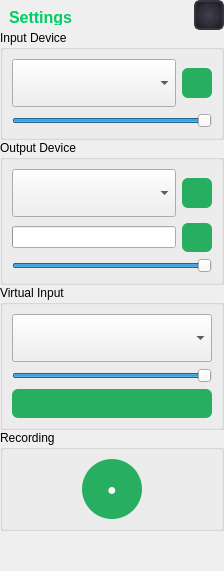
       <widget class="QWidget" name="settingsSidebarWidget" native="true">
        <property name="minimumSize">
         <size>
          <width>50</width>
          <height>0</height>
         </size>
        </property>
        <property name="maximumSize">
         <size>
          <width>300</width>
          <height>16777215</height>
         </size>
        </property>
        <property name="styleSheet">
         <string notr="true">QWidget#settingsSidebarWidget {
    background: qradialgradient(cx:0.5, cy:0.5, radius:0.8, fx:0.5, fy:0.5, stop:0 #2a2a35, stop:0.5 #1c1b25, stop:1 #050505);
    border: 2px solid #363540;
    border-radius: 8px;
    padding: 10px;
}</string>
        </property>
        <layout class="QVBoxLayout" name="effectsSidebarLayout">
         <property name="spacing">
          <number>0</number>
         </property>
         <property name="leftMargin">
          <number>0</number>
         </property>
         <property name="topMargin">
          <number>0</number>
         </property>
         <property name="rightMargin">
          <number>0</number>
         </property>
         <property name="bottomMargin">
          <number>0</number>
         </property>
         <item>
          <layout class="QHBoxLayout" name="effectsTitleLayout">
           <item>
            <widget class="QLabel" name="settingsLabel">
             <property name="maximumSize">
              <size>
               <width>16777215</width>
               <height>30</height>
              </size>
             </property>
             <property name="font">
              <font>
               <pointsize>12</pointsize>
               <bold>true</bold>
              </font>
             </property>
             <property name="styleSheet">
              <string>QLabel {
    color: qlineargradient(x1:0, y1:0, x2:1, y2:0, stop:0 #00ff88, stop:1 #00cc66);
    padding: 10px 5px 5px 5px;
}</string>
             </property>
             <property name="text">
              <string>Settings</string>
             </property>
            </widget>
           </item>
           <item>
            <widget class="QPushButton" name="toggleEffectsSidebar">
             <property name="minimumSize">
              <size>
               <width>30</width>
               <height>30</height>
              </size>
             </property>
             <property name="maximumSize">
              <size>
               <width>30</width>
               <height>30</height>
              </size>
             </property>
             <property name="styleSheet">
              <string>QPushButton {
    background: qradialgradient(cx:0.5, cy:0.5, radius:0.8, fx:0.5, fy:0.5, stop:0 #404050, stop:0.5 #2c2b35, stop:1 #0a0a0a);
    border: 2px solid #363540;
    border-radius: 6px;
    color: qlineargradient(x1:0, y1:0, x2:1, y2:0, stop:0 #00ff88, stop:1 #00cc66);
    font-size: 14px;
    font-weight: bold;
    padding: 2px;
}
QPushButton:hover {
    border: 1px solid #00ff88;
}
QPushButton:pressed {
    background: qradialgradient(cx:0.5, cy:0.5, radius:0.8, fx:0.5, fy:0.5, stop:0 #2a2a3a, stop:0.5 #20202a, stop:1 #000000);
    border-color: #26252f;
    color: qlineargradient(x1:0, y1:0, x2:1, y2:0, stop:0 #00ff88, stop:1 #00cc66);
}</string>
             </property>
             <property name="text">
              <string/>
             </property>
             <property name="icon">
              <iconset resource="Soundpack.qrc">
               <normaloff>:/app/img/app/menu.png</normaloff>:/app/img/app/menu.png</iconset>
             </property>
            </widget>
           </item>
          </layout>
         </item>
         <item>
          <widget class="QGroupBox" name="groupBox">
           <property name="title">
            <string>Input Device</string>
           </property>
           <layout class="QVBoxLayout" name="verticalLayout_3">
            <item>
             <layout class="QHBoxLayout" name="horizontalLayout_2">
              <item>
               <widget class="QComboBox" name="inputDeviceCombobox">
                <property name="minimumSize">
                 <size>
                  <width>50</width>
                  <height>48</height>
                 </size>
                </property>
               </widget>
              </item>
              <item>
               <widget class="QPushButton" name="refreshInputDevice">
                <property name="maximumSize">
                 <size>
                  <width>30</width>
                  <height>30</height>
                 </size>
                </property>
                <property name="styleSheet">
                 <string>QPushButton {
    background-color: #27ae60;
    color: white;
    border: none;
    border-radius: 6px;
    padding: 8px 12px;
    font-weight: bold;
    font-size: 11px;
}
QPushButton:hover {
    background-color: #229954;
}
QPushButton:pressed {
    background-color: #1e8449;
}</string>
                </property>
                <property name="icon">
                 <iconset resource="Soundpack.qrc">
                  <normaloff>:/app/img/app/refresh.png</normaloff>:/app/img/app/refresh.png</iconset>
                </property>
               </widget>
              </item>
             </layout>
            </item>
            <item>
             <widget class="QSlider" name="inputSlider">
              <property name="styleSheet">
               <string notr="true"/>
              </property>
              <property name="maximum">
               <number>100</number>
              </property>
              <property name="value">
               <number>100</number>
              </property>
              <property name="orientation">
               <enum>Qt::Orientation::Horizontal</enum>
              </property>
             </widget>
            </item>
           </layout>
          </widget>
         </item>
         <item>
          <widget class="QGroupBox" name="groupBox_2">
           <property name="title">
            <string>Output Device</string>
           </property>
           <layout class="QVBoxLayout" name="verticalLayout_4">
            <item>
             <layout class="QHBoxLayout" name="horizontalLayout_3">
              <item>
               <widget class="QComboBox" name="OutputDEviceCombobox">
                <property name="minimumSize">
                 <size>
                  <width>50</width>
                  <height>48</height>
                 </size>
                </property>
               </widget>
              </item>
              <item>
               <widget class="QPushButton" name="refreshOutputDevice">
                <property name="maximumSize">
                 <size>
                  <width>30</width>
                  <height>30</height>
                 </size>
                </property>
                <property name="styleSheet">
                 <string>QPushButton {
    background-color: #27ae60;
    color: white;
    border: none;
    border-radius: 6px;
    padding: 8px 12px;
    font-weight: bold;
    font-size: 11px;
}
QPushButton:hover {
    background-color: #229954;
}
QPushButton:pressed {
    background-color: #1e8449;
}</string>
                </property>
                <property name="text">
                 <string/>
                </property>
                <property name="icon">
                 <iconset resource="Soundpack.qrc">
                  <normaloff>:/app/img/app/refresh.png</normaloff>:/app/img/app/refresh.png</iconset>
                </property>
               </widget>
              </item>
             </layout>
            </item>
            <item>
             <layout class="QHBoxLayout" name="horizontalLayout_5">
              <item>
               <widget class="QProgressBar" name="progressBar">
                <property name="value">
                 <number>0</number>
                </property>
                <property name="textVisible">
                 <bool>false</bool>
                </property>
               </widget>
              </item>
              <item>
               <widget class="QPushButton" name="testButton">
                <property name="maximumSize">
                 <size>
                  <width>30</width>
                  <height>30</height>
                 </size>
                </property>
                <property name="styleSheet">
                 <string>QPushButton {
    background-color: #27ae60;
    color: white;
    border: none;
    border-radius: 6px;
    padding: 8px 12px;
    font-weight: bold;
    font-size: 11px;
}
QPushButton:hover {
    background-color: #229954;
}
QPushButton:pressed {
    background-color: #1e8449;
}
QPushButton:checked {
    background-color: #ff4444;
}
QPushButton:checked:hover {
    background-color: #ff6666;
}</string>
                </property>
                <property name="text">
                 <string/>
                </property>
                <property name="icon">
                 <iconset resource="Soundpack.qrc">
                  <normaloff>:/app/img/app/microphone.png</normaloff>:/app/img/app/microphone.png</iconset>
                </property>
                <property name="checkable">
                 <bool>true</bool>
                </property>
               </widget>
              </item>
             </layout>
            </item>
            <item>
             <widget class="QSlider" name="outputSlider">
              <property name="maximum">
               <number>100</number>
              </property>
              <property name="value">
               <number>100</number>
              </property>
              <property name="orientation">
               <enum>Qt::Orientation::Horizontal</enum>
              </property>
             </widget>
            </item>
           </layout>
          </widget>
         </item>
         <item>
          <widget class="QGroupBox" name="groupBox_3">
           <property name="title">
            <string>Virtual Input</string>
           </property>
           <layout class="QVBoxLayout" name="verticalLayout_5">
            <item>
             <layout class="QHBoxLayout" name="horizontalLayout_4">
              <item>
               <widget class="QComboBox" name="virtualInputcombobox">
                <property name="minimumSize">
                 <size>
                  <width>50</width>
                  <height>48</height>
                 </size>
                </property>
               </widget>
              </item>
             </layout>
            </item>
            <item>
             <widget class="QSlider" name="virtualSlider">
              <property name="maximum">
               <number>100</number>
              </property>
              <property name="value">
               <number>100</number>
              </property>
              <property name="orientation">
               <enum>Qt::Orientation::Horizontal</enum>
              </property>
             </widget>
            </item>
            <item>
             <widget class="QPushButton" name="VirtualDriverButton">
              <property name="minimumSize">
               <size>
                <width>200</width>
                <height>0</height>
               </size>
              </property>
              <property name="styleSheet">
               <string>QPushButton {
    background-color: #27ae60;
    color: white;
    border: none;
    border-radius: 6px;
    padding: 8px 12px;
    font-weight: bold;
    font-size: 11px;
}
QPushButton:hover {
    background-color: #229954;
}
QPushButton:pressed {
    background-color: #1e8449;
}</string>
              </property>
              <property name="text">
               <string/>
              </property>
             </widget>
            </item>
           </layout>
          </widget>
         </item>
         <item>
          <widget class="QGroupBox" name="groupBox_5">
           <property name="title">
            <string>Recording</string>
           </property>
           <layout class="QHBoxLayout" name="horizontalLayout_6">
            <item>
             <widget class="QPushButton" name="recordingButton">
              <property name="minimumSize">
               <size>
                <width>60</width>
                <height>60</height>
               </size>
              </property>
              <property name="maximumSize">
               <size>
                <width>60</width>
                <height>60</height>
               </size>
              </property>
              <property name="styleSheet">
               <string>QPushButton {
    background-color: #27ae60;
    color: white;
    border: none;
    border-radius: 30px;
    padding: 8px 12px;
    font-weight: bold;
    font-size: 16px;
}
QPushButton:hover {
    background-color: #229954;
}
QPushButton:pressed {
    background-color: #1e8449;
}
QPushButton#recordingButton[recording="true"] {
    background-color: #e74c3c;
    color: white;
    border: none;
    border-radius: 30px;
    padding: 8px 12px;
    font-weight: bold;
    font-size: 16px;
}</string>
              </property>
              <property name="text">
               <string>●</string>
              </property>
              <property name="checkable">
               <bool>true</bool>
              </property>
             </widget>
            </item>
           </layout>
          </widget>
         </item>
         <item>
          <spacer name="verticalSpacer">
           <property name="orientation">
            <enum>Qt::Orientation::Vertical</enum>
           </property>
           <property name="sizeHint" stdset="0">
            <size>
             <width>20</width>
             <height>40</height>
            </size>
           </property>
          </spacer>
         </item>
        </layout>
       </widget>
